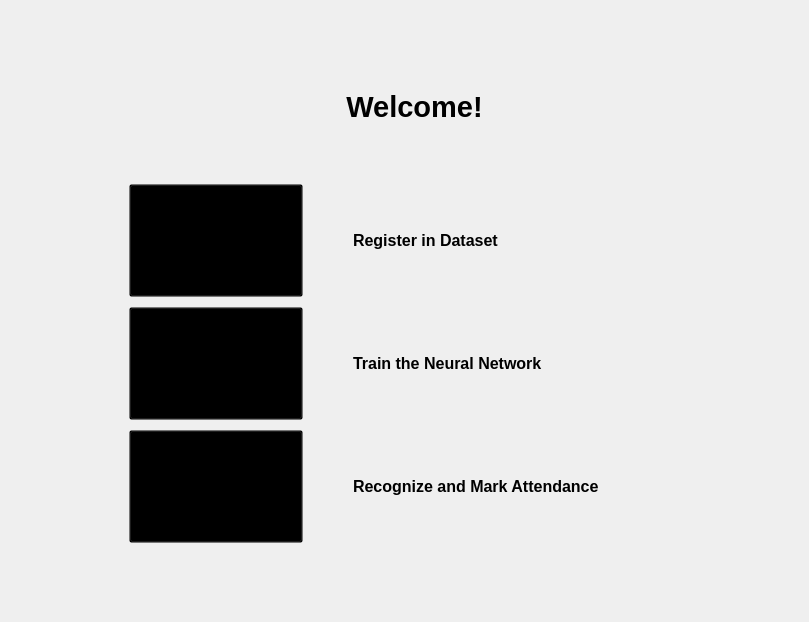
<?xml version="1.0" encoding="UTF-8"?>
<ui version="4.0">
 <class>MainWindow</class>
 <widget class="QMainWindow" name="MainWindow">
  <property name="geometry">
   <rect>
    <x>0</x>
    <y>0</y>
    <width>809</width>
    <height>622</height>
   </rect>
  </property>
  <property name="windowTitle">
   <string>MainWindow</string>
  </property>
  <widget class="QWidget" name="centralwidget">
   <layout class="QGridLayout" name="gridLayout">
    <item row="0" column="0">
     <layout class="QVBoxLayout" name="verticalLayout" stretch="12,10,10,10">
      <property name="spacing">
       <number>10</number>
      </property>
      <property name="sizeConstraint">
       <enum>QLayout::SetDefaultConstraint</enum>
      </property>
      <property name="leftMargin">
       <number>120</number>
      </property>
      <property name="topMargin">
       <number>30</number>
      </property>
      <property name="rightMargin">
       <number>100</number>
      </property>
      <property name="bottomMargin">
       <number>70</number>
      </property>
      <item>
       <layout class="QHBoxLayout" name="horizontalLayout_4">
        <item>
         <widget class="QLabel" name="label_2">
          <property name="font">
           <font>
            <pointsize>22</pointsize>
            <weight>75</weight>
            <bold>true</bold>
           </font>
          </property>
          <property name="text">
           <string>Welcome!</string>
          </property>
          <property name="alignment">
           <set>Qt::AlignCenter</set>
          </property>
         </widget>
        </item>
       </layout>
      </item>
      <item>
       <layout class="QHBoxLayout" name="horizontalLayout_3" stretch="2,4">
        <property name="spacing">
         <number>50</number>
        </property>
        <item>
         <widget class="QPushButton" name="pushButton">
          <property name="sizePolicy">
           <sizepolicy hsizetype="Preferred" vsizetype="Preferred">
            <horstretch>0</horstretch>
            <verstretch>0</verstretch>
           </sizepolicy>
          </property>
          <property name="font">
           <font>
            <pointsize>11</pointsize>
            <weight>75</weight>
            <bold>true</bold>
           </font>
          </property>
          <property name="styleSheet">
           <string notr="true">background: transparent;</string>
          </property>
          <property name="text">
           <string>Create Dataset</string>
          </property>
         </widget>
        </item>
        <item>
         <widget class="QLabel" name="label">
          <property name="font">
           <font>
            <pointsize>12</pointsize>
            <weight>75</weight>
            <bold>true</bold>
           </font>
          </property>
          <property name="styleSheet">
           <string notr="true"/>
          </property>
          <property name="text">
           <string>Register in Dataset</string>
          </property>
         </widget>
        </item>
       </layout>
      </item>
      <item>
       <layout class="QHBoxLayout" name="horizontalLayout_2" stretch="2,4">
        <property name="spacing">
         <number>50</number>
        </property>
        <item>
         <widget class="QPushButton" name="pushButton_2">
          <property name="sizePolicy">
           <sizepolicy hsizetype="Preferred" vsizetype="Preferred">
            <horstretch>0</horstretch>
            <verstretch>0</verstretch>
           </sizepolicy>
          </property>
          <property name="font">
           <font>
            <pointsize>11</pointsize>
            <weight>75</weight>
            <bold>true</bold>
           </font>
          </property>
          <property name="styleSheet">
           <string notr="true">background: transparent;</string>
          </property>
          <property name="text">
           <string>Train CNN</string>
          </property>
         </widget>
        </item>
        <item>
         <widget class="QLabel" name="label_3">
          <property name="font">
           <font>
            <pointsize>12</pointsize>
            <weight>75</weight>
            <bold>true</bold>
           </font>
          </property>
          <property name="text">
           <string>Train the Neural Network</string>
          </property>
         </widget>
        </item>
       </layout>
      </item>
      <item>
       <layout class="QHBoxLayout" name="horizontalLayout" stretch="2,4">
        <property name="spacing">
         <number>50</number>
        </property>
        <item>
         <widget class="QPushButton" name="pushButton_3">
          <property name="enabled">
           <bool>true</bool>
          </property>
          <property name="sizePolicy">
           <sizepolicy hsizetype="Preferred" vsizetype="Preferred">
            <horstretch>0</horstretch>
            <verstretch>0</verstretch>
           </sizepolicy>
          </property>
          <property name="sizeIncrement">
           <size>
            <width>0</width>
            <height>0</height>
           </size>
          </property>
          <property name="font">
           <font>
            <pointsize>11</pointsize>
            <weight>75</weight>
            <bold>true</bold>
           </font>
          </property>
          <property name="styleSheet">
           <string notr="true">background: transparent;</string>
          </property>
          <property name="text">
           <string>Recognize</string>
          </property>
          <property name="iconSize">
           <size>
            <width>20</width>
            <height>20</height>
           </size>
          </property>
         </widget>
        </item>
        <item>
         <widget class="QLabel" name="label_4">
          <property name="font">
           <font>
            <pointsize>12</pointsize>
            <weight>75</weight>
            <bold>true</bold>
           </font>
          </property>
          <property name="text">
           <string>Recognize and Mark Attendance</string>
          </property>
         </widget>
        </item>
       </layout>
      </item>
     </layout>
    </item>
   </layout>
  </widget>
 </widget>
 <resources/>
 <connections/>
</ui>
